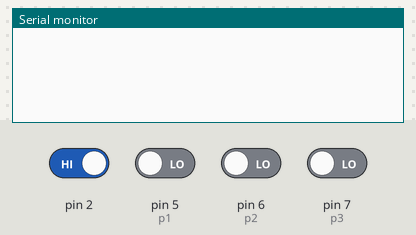
Simulated run of this sketch. Board: Arduino Uno, built with avr-gcc and run on an emulated ATmega328P. Shown: the last lines printed to the serial monitor. The test bench sets the inputs (shaded band); at power-on: pin 2 HIGH, pin 5 (p1), pin 6 (p2), pin 7 (p3) LOW. Random numbers use the default seed unless the sketch sets one; EEPROM starts erased.

Above: at 1.2 s.
1.3 s: pin 2 driven LOW
At 2.4 s:
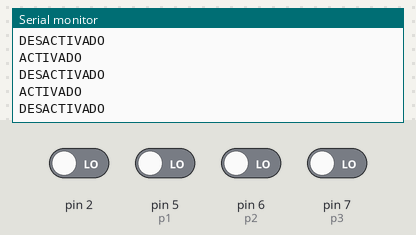
2.8 s: pin 5 (p1) driven HIGH
5.8 s: pin 2 driven HIGH
At 8.6 s:
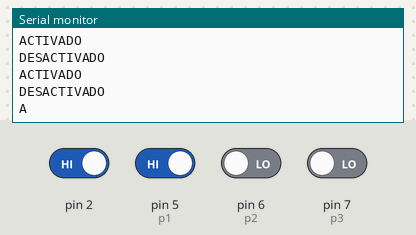
8.8 s: pin 2 driven LOW and pin 5 (p1) driven LOW
At 9.9 s:
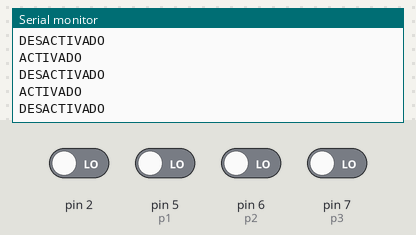
11.8 s: pin 2 driven HIGH
At 12.3 s:
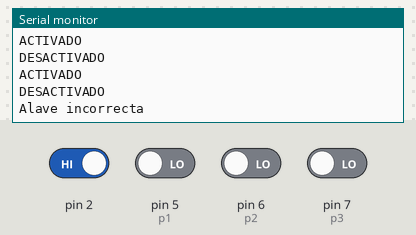
14.8 s: pin 2 driven LOW
At 15.4 s:
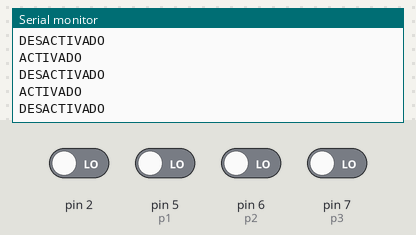

The sketch:

prueba1.ino
```cpp
/*                           UNIVERSIDAD TECNICA DEL NORTE
                                     FICA-CIERCOM
                                SISTEMAS MICROPROCESADOS
    NOMBRE= WILMER BENAVIDES
    FECHA=22/ENERO/2019
    EXAMEN
    PROCESO:
    -> incluir librerias
    -> asignar puertos para botones
    -> asignar arrays para las claves
    -> iniciar comunicacion serial
    -> variables de control
    -> asignar si es entrada o salida los pines
    -> interrupcion para activar o desactivar
    -> comparar los digitos ingresados
    -> asignar una accion despues de los 2 intentos
    -> ingresar una nuerva contraseña
    -> mostrarla por serial
*/
#include <EEPROM.h>// librerias
#include <MsTimer2.h>
#include<avr/wdt.h>
int p1 = 5, p2 = 6, p3 = 7;// asignacion de pines para las entradas de los pulsadores
int sw = 0;// contador para la interrupcion
int num[4] ;// variable donde se guardaran los numeros aleatorios
int sec[4];// variable donde se tomara los datos de los pulsadores
int cont;// contador
int control = 0;// variable para controlar cuatas veces se repite la contraseña correcta
void setup() {
  Serial.begin(9600);// inicializa la comunicacion serial
  //MsTimer2::set(500, rutina); // parametros el timer
  //MsTimer2::start();// inicializa el timer
  pinMode(p1, INPUT);//pines de entrada
  pinMode(p2, INPUT);//pines de entrada
  pinMode(p3, INPUT);//pines de entrada
  attachInterrupt(0, activar, LOW);// interrupcion para controlar el sistema activo o desactivado
  //  for (int i = 0; i < 5; i++) {
  //    EEPROM.write(i, 0);
  //  }
  EEPROM.write(0, 1);// ingresa en EEPROM la contraseña
  EEPROM.write(1, 1);// ingresa en EEPROM la contraseña
  EEPROM.write(2, 1);// ingresa en EEPROM la contraseña
  EEPROM.write(3, 1);// ingresa en EEPROM la contraseña
  EEPROM.write(4, 1);// ingresa en EEPROM la contraseña
}

void loop() {
  // si el contador de la interrucion da un pulso se activa y empieza a comparar todos los digitos con los ingresados por los botones
  ingreso();
  if (sw == 1) {
    if ((EEPROM.read(0) == sec[0]) && (EEPROM.read(1) == sec[1]) && (EEPROM.read(2) == sec[2]) && (EEPROM.read(3) == sec[3]) && (EEPROM.read(4) == sec[4])) {
      Serial.println("clave correcta");// se imprime un mensaje
      delay(2000);// tiempo espera
    } else {// caso contrario
      Serial.println("clave incorrecta");// mensaje de aviso
      //      for (int i = 0; i < 5; i++) {
      //      Serial.println(sec[i]);
      //      Serial.println(EEPROM.read(i));
      delay(2000);// tiempo de espera
      control++;// contador si superera los 2 intentos se activa

    }
  }
  if (control >= 2) {// si excede en 2 actua
    for (int i = 0; i < 5; i++) {// imprime un mensaje 5 veces
      Serial.println("#####################");
      Serial.println("#####################");
      Serial.println("SISTEMA BLOQUEADO");
      Serial.println("#####################");
      Serial.println("#####################");
      delay(2000);// tiempo de espera
    }
    for (int i = 0; i < 5; i++) {// ciclo repetitivo para escribir en la EEPROM la nueva contraseña
      num[i] = random(1, 4);// numeros aleatorios entre 1 y 3
      EEPROM.write(i, num[i]);// se graba en la EEPROM
    }
    Serial.println("su nuev clave es:");// se muestra el mensaje con la neuva contraseña
    for (int i = 0; i < 5; i++) {
      Serial.println(EEPROM.read(i));
    }

    control = 0;// se estable en cero la variable de contros de contraseña incorrecta
  }
}

void activar() {// metodo de la interrupcion
  switch (sw) {
    case 0:// primer caso si da un pulso se activa
      Serial.println("ACTIVADO");// mensaje
      sw++;// contador se incrementa
      break;// termina primer caso
    case 1:// caso 2 se desactiva el sistema
      Serial.println("DESACTIVADO");// mensaje
      sw = 0;
      break;// termina el caso 2
  }
}
void ingreso() {// metodo para ingresar valores
  int A = digitalRead(p1);// se asigna la variable dependiendo de la entrada de los pines
  int B = digitalRead(p2);
  int C = digitalRead(p3);
  if (A) {// se se preciona A se guardar 1 en el arreglo
    Serial.println("A");
    cont++;// contador para incrementar la posicion del arreglo
    sec[cont] = 1;
    delay(2000);
  } if (B) {
    Serial.println("B");
    cont++;
    sec[cont] = 2;
    delay(2000);
  } if (C) {
    Serial.println("C");
    cont++;
    sec[cont] = 3;
    delay(2000);
  }
}
```

Measured:
- after the input at 1.3 s, the serial monitor: prints a new line at once (image 1)
- after the input at 5.8 s, the serial monitor: prints a new line after 2.0 s (image 2)
- after the input at 11.8 s, the serial monitor: prints a new line at once (image 4)
- after the input at 14.8 s, the serial monitor: prints a new line at once (image 5)
